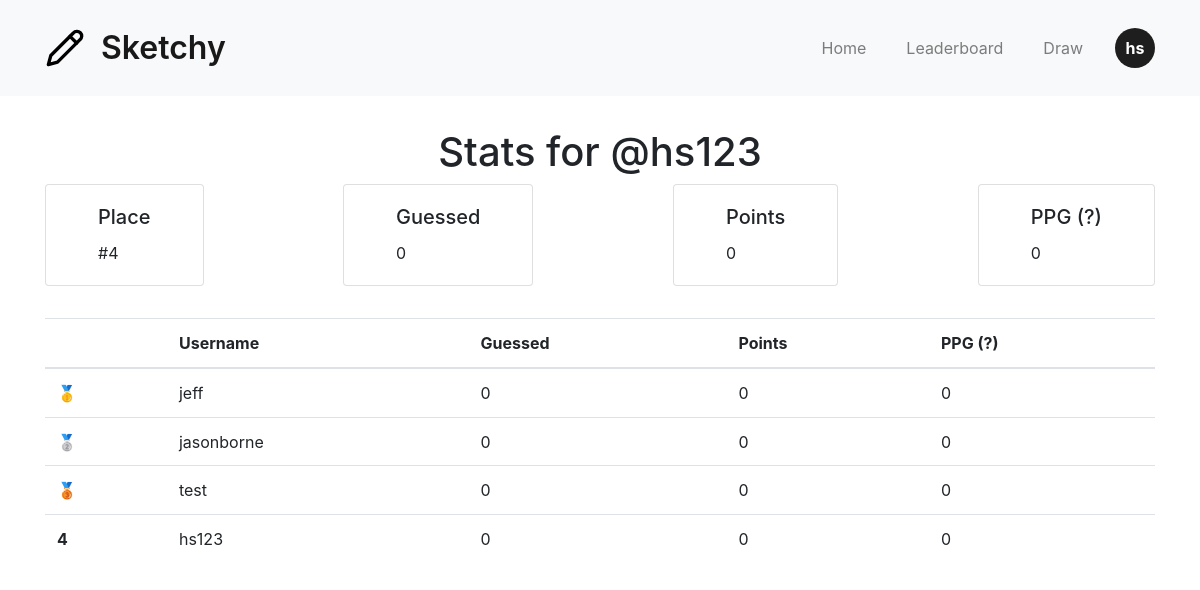
The page /leaderboard (signed in) on the database as committed earlier.
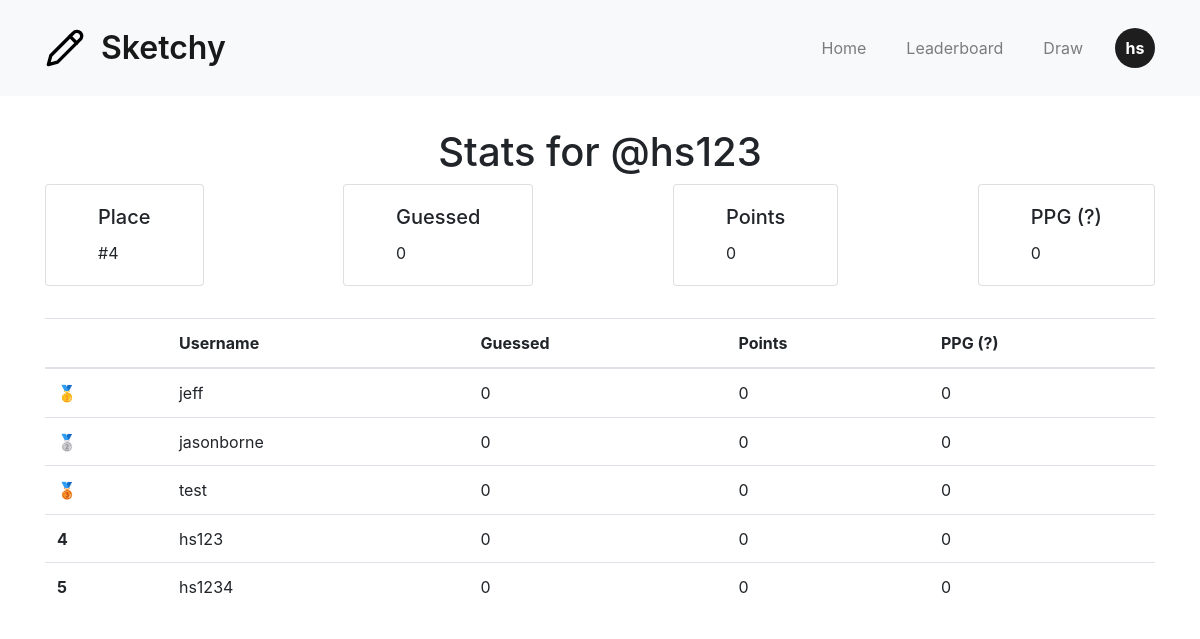
The same page on the database as committed later.
### app/models.py (models this page shows)
class User(UserMixin, db.Model):
    id = db.Column(db.Integer, primary_key=True)
    first_name = db.Column(db.String(50), nullable=False)
    last_name = db.Column(db.String(50), nullable=False)
    username = db.Column(db.String(50), unique=True, nullable=False)
    email = db.Column(db.String(120), unique=True, nullable=False)
    pwd = db.Column(db.String(300), nullable=False)
    guessed = db.Column(db.Integer, default=0)
    points = db.Column(db.Integer, default=0)
    sketches = db.relationship('Sketch', backref='author', lazy='dynamic')

### app/routes.py (the view)
@app.route('/leaderboard')
@login_required
def leaderboard():
    leaderboard = db.session.execute(
        db.select(User).order_by(User.points.desc()).limit(200)
    ).scalars().all()  # Make sure to convert to list if necessary
    current_user_rank = next(
        (index + 1 for index, user in enumerate(leaderboard) if user.id == current_user.id),
        None
    )
    return render_template('leaderboard.html', leaderboard=leaderboard, current_user_rank=current_user_rank)

### app/routes.py (called while the page is built)
@login_manager.user_loader
def load_user(user_id):
    return db.session.get(User, user_id)

### app/templates/leaderboard.html (shortened to what this page needs)
{% extends "layout.html" %}
{% block head %}
    {{ super() }}
    <link rel="stylesheet" href="{{ url_for('static', filename='css/leaderboard.css') }}">
{% endblock %}
{% block content %}
    <h1>Stats for @{{ current_user.username }}</h1>
    <div class="stats-grid">
        <div class="card">
            <div class="card-body">
                <h5 class="card-title">Place</h5>
                <p class="card-text">#{{current_user_rank}}</p>
            </div>
        </div>
        <div class="card">
            <div class="card-body">
                <h5 class="card-title">Guessed</h5>
                <p class="card-text">{{current_user.guessed}}</p>
            </div>
        </div>
        <div class="card">
            <div class="card-body">
                <h5 class="card-title">Points</h5>
                <p class="card-text">{{current_user.points}}</p>
            </div>
        </div>
        <div class="card">
            <div class="card-body">
                <h5 class="card-title">PPG (?)</h5>
                <p class="card-text">{{current_user.points / current_user.guessed if current_user.guessed else 0}}</p>
            </div>
        </div>
    </div>
    <table class="table">
        <thead>
            <tr>
                <th scope="col"></th>
                <th scope="col">Username</th>
                <th scope="col">Guessed</th>
                <th scope="col">Points</th>
                <th scope="col">PPG (?)</th>
            </tr>
        </thead>
        <tbody>
            {% for user in leaderboard %}
            <tr>
                <th scope="row centered">
                    {% if loop.index == 1 %}
                        🥇
                    {% elif loop.index == 2 %}
                        🥈
                    {% elif loop.index == 3 %}
                        🥉
                    {% else %}
                        {{loop.index}}
                    {% endif %}
                </th>
                <td>{{user.username}}</td>
                <td>{{user.guessed}}</td>
                <td>{{user.points}}</td>
                <td>{{user.points / user.guessed if user.guessed else 0}}</td>
            </tr>
            <tr>
            {% endfor %}
        </tbody>
    </table>
{% endblock %}

### app/templates/layout.html (shortened to what this page needs)
<!DOCTYPE html>
<html lang="en">
	<head>
        {% block head %}
            <link rel="stylesheet" href="https://stackpath.bootstrapcdn.com/bootstrap/4.5.2/css/bootstrap.min.css">
            <link rel="stylesheet" href="{{ url_for('static', filename='css/style.css') }}">
        {% endblock %}
	</head>
	<body >
        <header>
            <nav class="navbar navbar-expand-sm navbar-light bg-light">
                <div class="container">
                    <a class="navbar-brand" href="/">
                        <img src="{{ url_for('static', filename='images/logo.svg') }}" alt="sketchy logo"/>
                        Sketchy
                    </a>
                    <div class="collapse navbar-collapse" id="navbarNav">
                        <ul class="navbar-nav ml-auto">
                            <li class="nav-item"><a class="nav-link" href="{{ url_for('index') }}">Home</a></li>
                            <li class="nav-item"><a class="nav-link" href="{{ url_for('leaderboard') }}">Leaderboard</a></li>
                            <li class="nav-item"><a class="nav-link" href="{{ url_for('draw') }}">Draw</a></li>
                            {% if current_user.is_authenticated %}
                                <div class="nav-item dropdown avatar">
                                    <a href="#" role="button" id="avatar-dropdown" data-toggle="dropdown" aria-haspopup="true" aria-expanded="false">
                                        {{ current_user.first_name[0] }}{{ current_user.last_name[0] }}
                                    </a>
                                </div>
                            {% else %}
                                <a class="btn btn-primary" href="{{ url_for('login') }}" role="button">Login</a>
                            {% endif %}
                        </ul>
                    </div>
                </div>
            </nav>
        </header>
        <div class="container">{% block content %}{% endblock %}</div>
	</body>
</html>

### app/static/css/style.css (style rules this page uses)
:root { --primary: #ffffff; --accent: #1E1E1E; --black: #171717; --border: rgba(221, 221, 221, 0.2); --transition-time: 150ms; --border-radius: 0.3em; font-family: 'Inter', sans-serif;; }
body { margin: 0; }
.navbar { height: 6rem; }
.navbar-brand { display: flex; align-items: center; justify-content: center; gap: 1rem; font-weight: 600; font-size: 2rem; }
.navbar-brand > img { width: 2.5rem; height: 2.5rem; }
.navbar-nav { gap: 1.5rem; }
div.avatar { display: flex; justify-content: center; align-items: center; width: 2.5em; height: 2.5em; background-color: var(--accent); text-align: center; border-radius: 50%; cursor: pointer; }
div.avatar > a { color: var(--primary); font-weight: bold; }

### app/static/css/leaderboard.css (style rules this page uses)
.stats-grid { display: flex; flex-direction: row; justify-content: space-between; align-items: center; padding-bottom: 2rem; }
.card { padding: 0 2rem; }
h1 { text-align: center; padding-top: 2rem;; }

Rows that differ between the two databases and show on the page:
added User: username "hs1234", guessed "0", points "0", user.points/user.guessedifuser.guessedelse0 "0"
